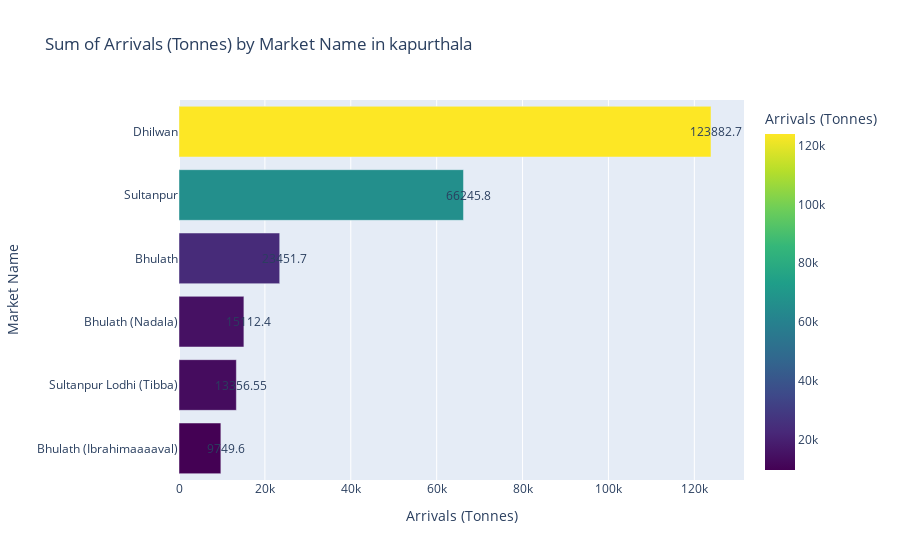

Notebook code for this chart:
### Code cell
import plotly.express as px
sum_tonnes_market=kapurthala.groupby('Market Name')['Arrivals (Tonnes)'].sum().reset_index().sort_values(by='Arrivals (Tonnes)')
# Create a bar plot using Plotly
fig = px.bar(sum_tonnes_market, x='Arrivals (Tonnes)', y='Market Name', orientation='h',
             title='Sum of Arrivals (Tonnes) by Market Name in kapurthala',
             color='Arrivals (Tonnes)',
             color_continuous_scale='viridis')
# Add text annotations to the bars
for i in range(len(sum_tonnes_market)):
    fig.add_annotation(x=sum_tonnes_market['Arrivals (Tonnes)'][i], y=sum_tonnes_market['Market Name'][i],
                       text=str(sum_tonnes_market['Arrivals (Tonnes)'][i]), showarrow=False, xshift=5)

# Show the plot
fig.show()

### Figure 1 — Plotly figure (JSON) as saved in the notebook; plotly's stock layout.template omitted (floating-point values rounded to 4 significant figures)
{"data": [{"alignmentgroup": "True", "hovertemplate": "Arrivals (Tonnes)=%{marker.color}<br>Market Name=%{y}<extra></extra>", "legendgroup": "", "marker": {"color": [9750.0, 13360.0, 15110.0, 23450.0, 66250.0, 123900.0], "coloraxis": "coloraxis", "pattern": {"shape": ""}}, "name": "", "offsetgroup": "", "orientation": "h", "showlegend": false, "textposition": "auto", "type": "bar", "x": [9750.0, 13360.0, 15110.0, 23450.0, 66250.0, 123900.0], "xaxis": "x", "y": ["Bhulath (Ibrahimaaaaval)", "Sultanpur Lodhi (Tibba)", "Bhulath (Nadala)", "Bhulath", "Sultanpur", "Dhilwan"], "yaxis": "y"}], "layout": {"annotations": [{"showarrow": false, "text": "23451.7", "x": 23450.0, "xshift": 5, "y": "Bhulath"}, {"showarrow": false, "text": "9749.6", "x": 9750.0, "xshift": 5, "y": "Bhulath (Ibrahimaaaaval)"}, {"showarrow": false, "text": "15112.4", "x": 15110.0, "xshift": 5, "y": "Bhulath (Nadala)"}, {"showarrow": false, "text": "123882.7", "x": 123900.0, "xshift": 5, "y": "Dhilwan"}, {"showarrow": false, "text": "66245.8", "x": 66250.0, "xshift": 5, "y": "Sultanpur"}, {"showarrow": false, "text": "13356.55", "x": 13360.0, "xshift": 5, "y": "Sultanpur Lodhi (Tibba)"}], "barmode": "relative", "coloraxis": {"colorbar": {"title": {"text": "Arrivals (Tonnes)"}}, "colorscale": [[0, "#440154"], [0.1111, "#482878"], [0.2222, "#3e4989"], [0.3333, "#31688e"], [0.4444, "#26828e"], [0.5556, "#1f9e89"], [0.6667, "#35b779"], [0.7778, "#6ece58"], [0.8889, "#b5de2b"], [1, "#fde725"]]}, "legend": {"tracegroupgap": 0}, "title": {"text": "Sum of Arrivals (Tonnes) by Market Name in kapurthala"}, "xaxis": {"anchor": "y", "domain": [0, 1], "title": {"text": "Arrivals (Tonnes)"}}, "yaxis": {"anchor": "x", "domain": [0, 1], "title": {"text": "Market Name"}}}}
